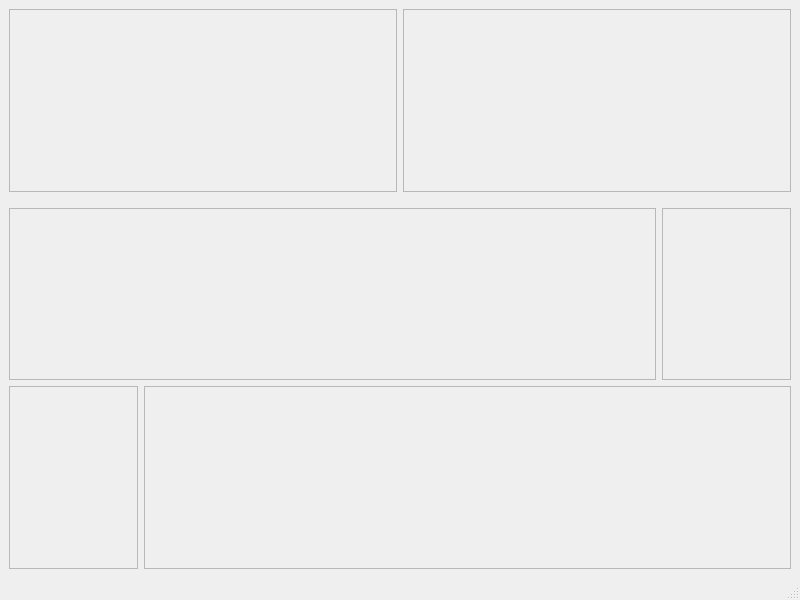
<?xml version="1.0" encoding="UTF-8"?>
<ui version="4.0">
 <class>MainWindow</class>
 <widget class="QMainWindow" name="MainWindow">
  <property name="geometry">
   <rect>
    <x>0</x>
    <y>0</y>
    <width>800</width>
    <height>600</height>
   </rect>
  </property>
  <property name="windowTitle">
   <string>MainWindow</string>
  </property>
  <widget class="QWidget" name="centralwidget">
   <layout class="QVBoxLayout" name="verticalLayout">
    <item>
     <layout class="QHBoxLayout" name="topBarLayout">
      <item>
       <widget class="InvestigationTypeBar" name="investigationBarT">
        <property name="sizePolicy">
         <sizepolicy hsizetype="Preferred" vsizetype="MinimumExpanding">
          <horstretch>0</horstretch>
          <verstretch>0</verstretch>
         </sizepolicy>
        </property>
        <property name="frameShape">
         <enum>QFrame::StyledPanel</enum>
        </property>
        <property name="frameShadow">
         <enum>QFrame::Raised</enum>
        </property>
       </widget>
      </item>
      <item>
       <widget class="ConnectionBar" name="conBar">
        <property name="sizePolicy">
         <sizepolicy hsizetype="Preferred" vsizetype="MinimumExpanding">
          <horstretch>0</horstretch>
          <verstretch>0</verstretch>
         </sizepolicy>
        </property>
        <property name="frameShape">
         <enum>QFrame::StyledPanel</enum>
        </property>
        <property name="frameShadow">
         <enum>QFrame::Raised</enum>
        </property>
       </widget>
      </item>
     </layout>
    </item>
    <item>
     <layout class="QHBoxLayout" name="horizontalLayout" stretch="5,1">
      <property name="topMargin">
       <number>10</number>
      </property>
      <item>
       <widget class="InvestigationBar" name="investigationBarC">
        <property name="sizePolicy">
         <sizepolicy hsizetype="Preferred" vsizetype="MinimumExpanding">
          <horstretch>0</horstretch>
          <verstretch>0</verstretch>
         </sizepolicy>
        </property>
        <property name="frameShape">
         <enum>QFrame::StyledPanel</enum>
        </property>
        <property name="frameShadow">
         <enum>QFrame::Raised</enum>
        </property>
       </widget>
      </item>
      <item>
       <widget class="PumpControl" name="pump">
        <property name="sizePolicy">
         <sizepolicy hsizetype="Preferred" vsizetype="MinimumExpanding">
          <horstretch>0</horstretch>
          <verstretch>0</verstretch>
         </sizepolicy>
        </property>
        <property name="frameShape">
         <enum>QFrame::StyledPanel</enum>
        </property>
        <property name="frameShadow">
         <enum>QFrame::Raised</enum>
        </property>
       </widget>
      </item>
     </layout>
    </item>
    <item>
     <layout class="QHBoxLayout" name="horizontalLayout_2" stretch="1,5">
      <item>
       <widget class="ValueDisplayBar" name="valueDisplay">
        <property name="sizePolicy">
         <sizepolicy hsizetype="Preferred" vsizetype="MinimumExpanding">
          <horstretch>0</horstretch>
          <verstretch>0</verstretch>
         </sizepolicy>
        </property>
        <property name="frameShape">
         <enum>QFrame::StyledPanel</enum>
        </property>
        <property name="frameShadow">
         <enum>QFrame::Raised</enum>
        </property>
       </widget>
      </item>
      <item>
       <widget class="TracesDisplay" name="graphDisplay">
        <property name="sizePolicy">
         <sizepolicy hsizetype="Preferred" vsizetype="MinimumExpanding">
          <horstretch>0</horstretch>
          <verstretch>0</verstretch>
         </sizepolicy>
        </property>
        <property name="minimumSize">
         <size>
          <width>0</width>
          <height>0</height>
         </size>
        </property>
        <property name="frameShape">
         <enum>QFrame::StyledPanel</enum>
        </property>
        <property name="frameShadow">
         <enum>QFrame::Raised</enum>
        </property>
       </widget>
      </item>
     </layout>
    </item>
   </layout>
  </widget>
  <widget class="QStatusBar" name="statusbar"/>
 </widget>
 <customwidgets>
  <customwidget>
   <class>InvestigationTypeBar</class>
   <extends>QFrame</extends>
   <header>Controls/investigationtypebar.h</header>
   <container>1</container>
  </customwidget>
  <customwidget>
   <class>ConnectionBar</class>
   <extends>QFrame</extends>
   <header>DAQ/connectionbar.h</header>
   <container>1</container>
  </customwidget>
  <customwidget>
   <class>TracesDisplay</class>
   <extends>QFrame</extends>
   <header>Display/tracesdisplay.h</header>
   <container>1</container>
  </customwidget>
  <customwidget>
   <class>ValueDisplayBar</class>
   <extends>QFrame</extends>
   <header>Display/valuedisplaybar.h</header>
   <container>1</container>
  </customwidget>
  <customwidget>
   <class>InvestigationBar</class>
   <extends>QFrame</extends>
   <header>Controls/investigationbar.h</header>
   <container>1</container>
  </customwidget>
  <customwidget>
   <class>PumpControl</class>
   <extends>QFrame</extends>
   <header>Controls/pumpcontrol.h</header>
   <container>1</container>
  </customwidget>
 </customwidgets>
 <resources/>
 <connections/>
</ui>
